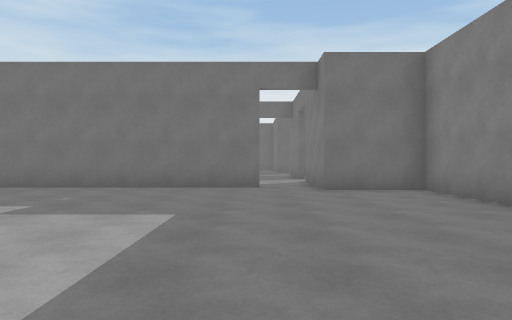
View 1 (above)

15 first-person views from a walk through a 3-D level made in the Unity game engine. The camera is 1.2 m above the floor, looks level and sees 70° across. The floor is counted in squares, 2 m on a side. Each view is taken from the middle of a square. On the plan, view 1 faces up. The plan holds only what a view shows up to about 10 squares ahead; the rest is blank. The place goes on beyond the plan. The player character is not drawn.

View 2
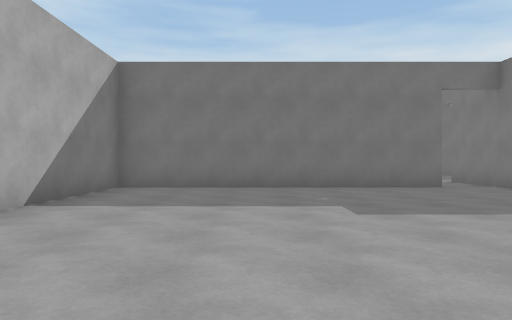

View 3
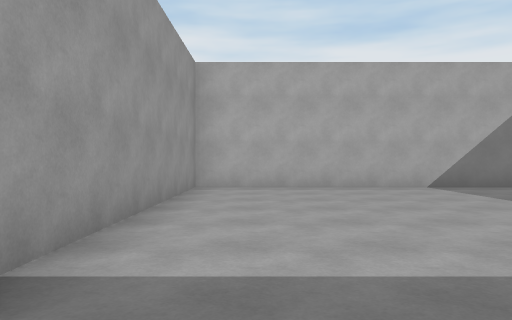

View 4
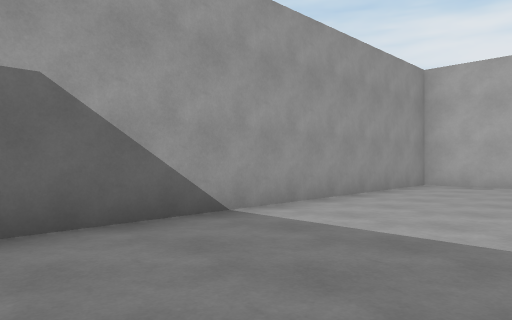

View 5
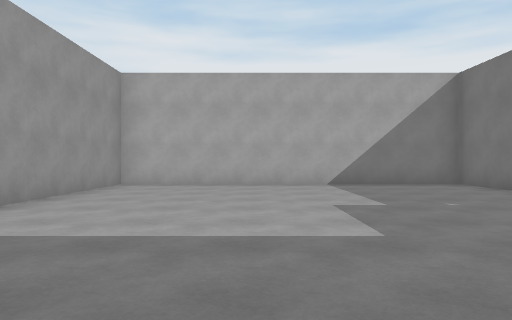

View 6
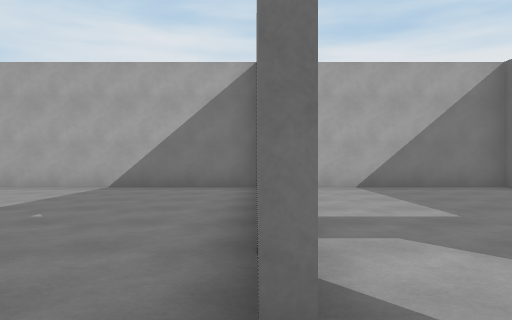

View 7
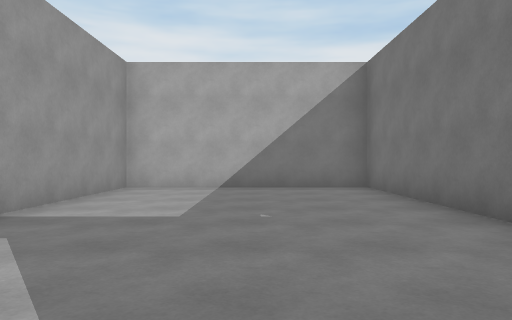

View 8
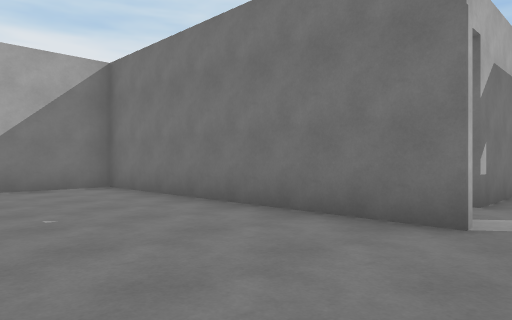

View 9
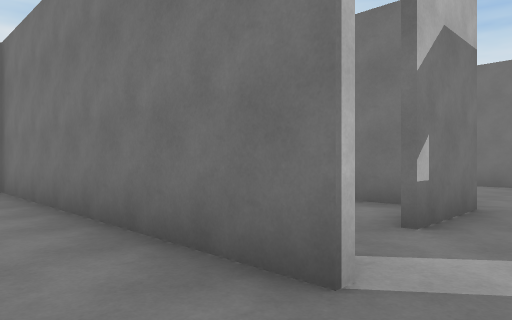

View 10
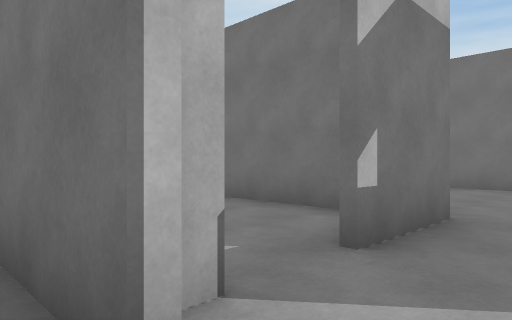

View 11
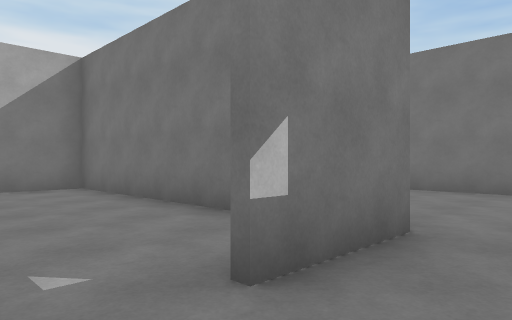

View 12
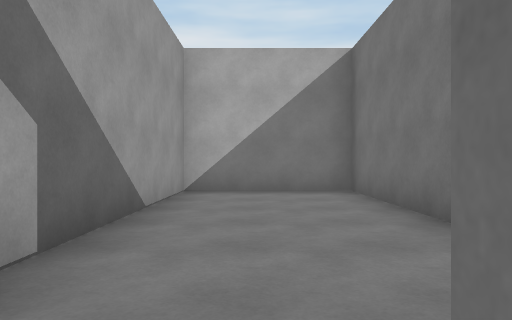

View 13
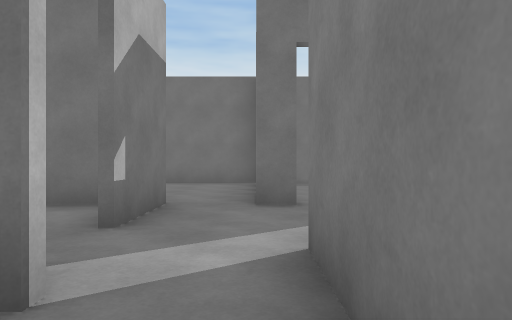

View 14
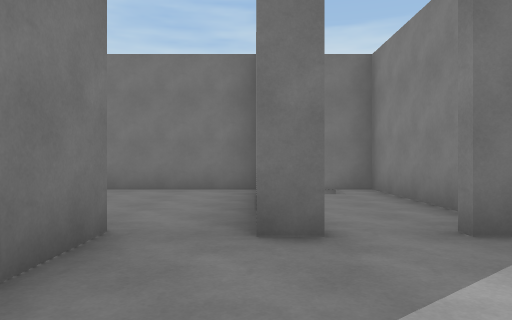

View 15
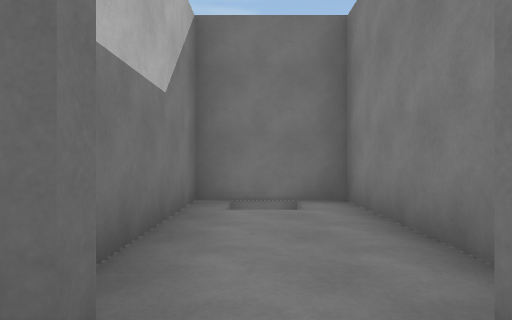

### Floor plan
Ten units are one square. View 1 is at (0, 0); x grows to the right and y downward. Boxes are objects, and circles mark ways between rooms. Rooms are numbered by the first view taken in them; rooms with no view inside come last. Other rooms are left out.
<svg viewBox="-76 -220 115 228">
<path fill="none" stroke="#000" d="M1 -80 -71 -80M34 -47 34 -73 14 -73M-70 -79 -70 3 15 3M1 -134 -70 -134 -70 -79M14 -125 14 -135M14 -73 14 -100M-71 -82 -30 -82M16 -169 10 -169M34 -180 34 -214 0 -214M-2 -171 -2 -151M14 -135 14 -145M11 -215 11 -180M-10 -169 -70 -169 -70 -136 -19 -136"/>
<circle cx="10" cy="-80" r="3" fill="#2a7"/>
<circle cx="10" cy="-140" r="3" fill="#2a7"/>
<circle cx="0" cy="-150" r="3" fill="#2a7"/>
<text x="-20" y="-40">1</text>
<text x="-20" y="-110">2</text>
<text x="20" y="-170">3</text>
<text x="-40" y="-160">4</text>
</svg>
Room 1 opens to room 2. Room 2 opens to room 3. Room 3 opens to room 4.

Where each view was taken, in squares from view 1:
view 1: 0 up, 0 right, facing up
view 2: 0 up, 4 left, facing up
view 3: 1 up, 1 right, facing left
view 4: 3 up, 2 right, facing down-left
view 5: 3 up, 2 right, facing left
view 6: 8 up, 1 right, facing left
view 7: 11 up, 1 right, facing left
view 8: 10 up, 1 right, facing up-left
view 9: 12 up, 1 right, facing up-left
view 10: 13 up, 1 right, facing up-left
view 11: 14 up, 1 right, facing up-left
view 12: 15 up, 0 right, facing left
view 13: 12 up, 1 right, facing up
view 14: 14 up, 1 right, facing up
view 15: 16 up, 2 right, facing up
